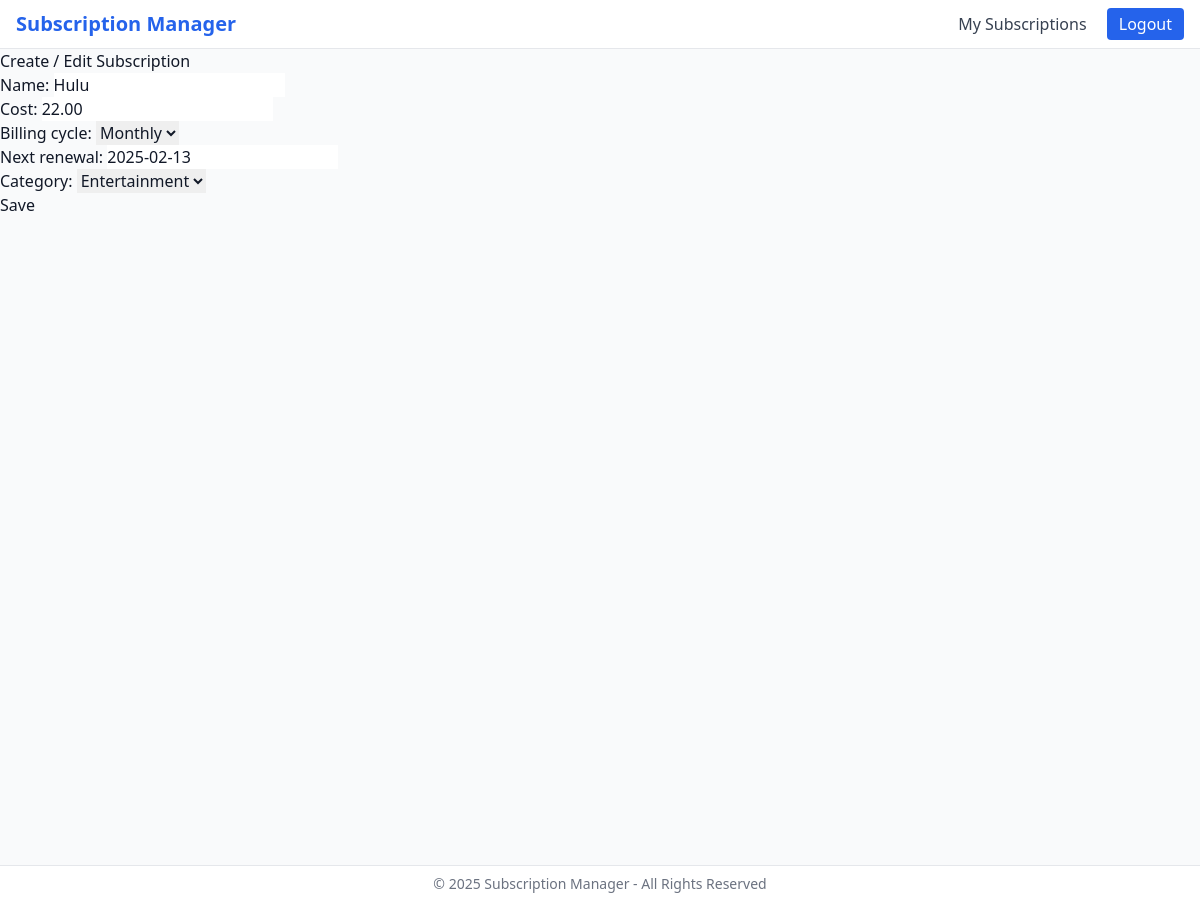
The page /subscriptions/2/update/ (signed in) on the database its author committed.
### subscriptions/models.py (models this page shows, shortened)
class Subscription(models.Model):
    BILLING_CHOICES = [
        ('monthly', 'Monthly'),
        ('yearly', 'Yearly'),
        ('custom', 'Custom'),
    ]
    user = models.ForeignKey(User, on_delete=models.CASCADE)
    name = models.CharField(max_length=255)
    cost = models.DecimalField(max_digits=10, decimal_places=2)
    billing_cycle = models.CharField(max_length=20, choices=BILLING_CHOICES, default='monthly')
    next_renewal = models.DateField()
    category = models.ForeignKey(Category, on_delete=models.SET_NULL, null=True, blank=True)

class Category(models.Model):
    name = models.CharField(max_length=100)
    description = models.TextField(blank=True, null=True)
    def __str__(self):
        return self.name

### subscriptions/views.py (the view)
# urls.py: path('<int:pk>/update/', views.subscription_update, name='update'),
@login_required
def subscription_update(request, pk):
    subscription = get_object_or_404(Subscription, pk=pk, user=request.user)
    if request.method == 'POST':
        form = SubscriptionForm(request.POST, instance=subscription)
        if form.is_valid():
            form.save()
            return redirect('subscriptions:list')
    else:
        form = SubscriptionForm(instance=subscription)
    return render(request, 'subscriptions/subscription_form.html', {'form': form})

### subscriptions/forms.py
class SubscriptionForm(forms.ModelForm):
    class Meta:
        model = Subscription
        fields = ['name', 'cost', 'billing_cycle', 'next_renewal', 'category']

### subscriptions/templates/subscriptions/subscription_form.html (shortened to what this page needs)
{% extends 'base.html' %}
{% block content %}
  <h2>Create / Edit Subscription</h2>
  <form method="post">
    {{ form.as_p }}
    <button type="submit">Save</button>
  </form>
{% endblock %}

### rows shown on the page
Subscription: name "Hulu", cost "22.00", billing_cycle "Monthly", next_renewal "2025-02-13", category "Entertainment"
